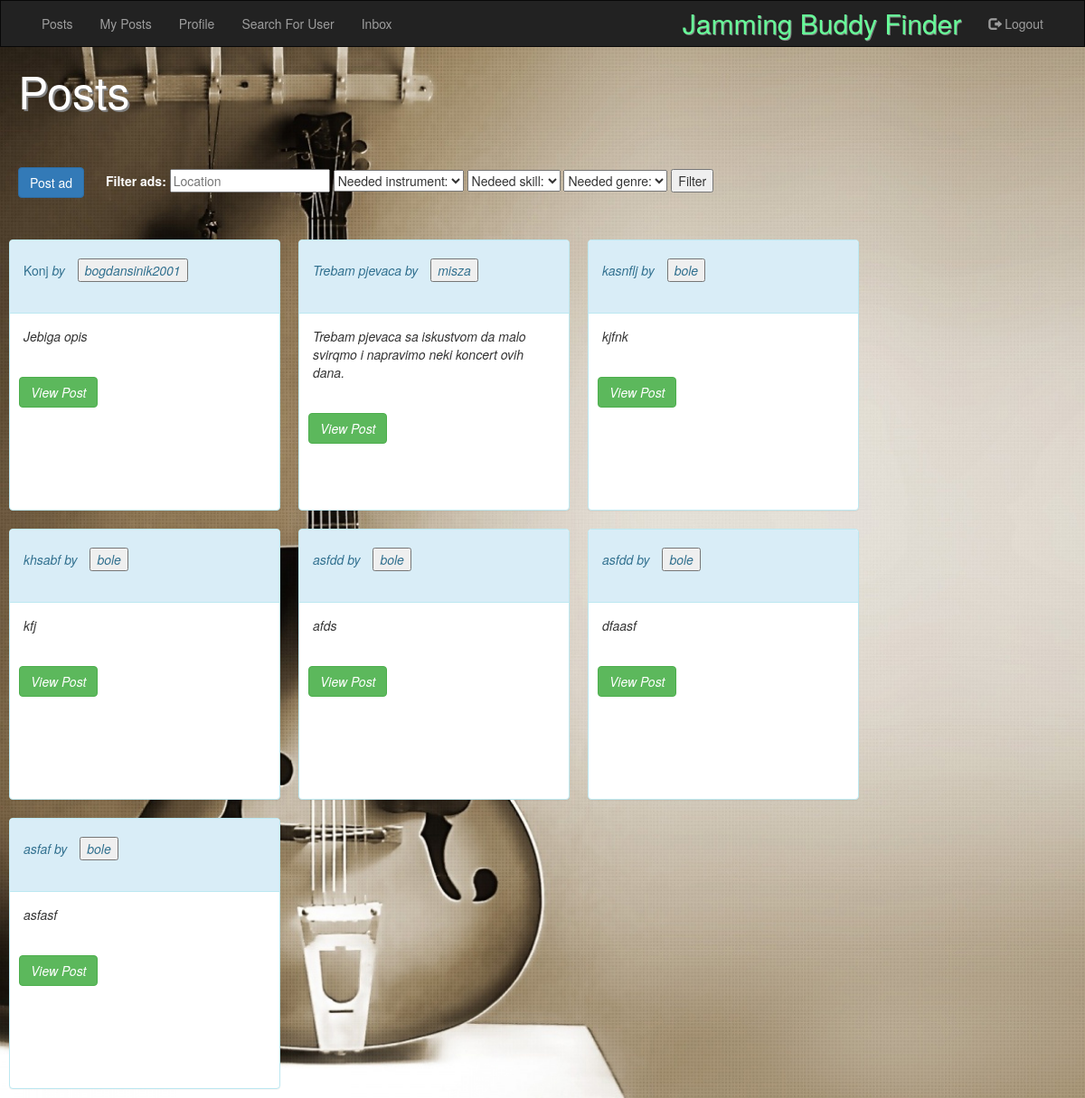
The app's page /filter_ads.php with its own data.
### tables this page shows
CREATE TABLE `Ad` (
  `id` int(11) NOT NULL,
  `title` varchar(40) NOT NULL,
  `owner_id` int(11) NOT NULL,
  `description` varchar(255) NOT NULL,
  `location` varchar(255) NOT NULL,
  `date` timestamp NOT NULL DEFAULT CURRENT_TIMESTAMP ON UPDATE CURRENT_TIMESTAMP,
  `instrument` enum('guitar','piano','drums','ukulele','voice') NOT NULL,
  `skill` enum('beginner','medium','advanced','pro') NOT NULL,
  `date_of_posting` timestamp NOT NULL DEFAULT CURRENT_TIMESTAMP,
  `genre` enum('rock','pop','folk','rap','country') NOT NULL
);

CREATE TABLE `User` (
  `id` int(11) NOT NULL,
  `name` varchar(40) NOT NULL,
  `surname` varchar(40) NOT NULL,
  `password` varchar(40) NOT NULL,
  `username` varchar(255) NOT NULL,
  `email` varchar(255) NOT NULL
);

### filter_ads.php (the view, shortened to what this page needs)
<?php
include "db_conn.php";
include_once "menu.php";
?>
<html>
    <body style=' background-image: url("wallpaper1.jpg"); background-repeat: no-repeat; /* Do not repeat the image */
  background-size: cover'>
        <h1 style = "margin: 20px; color: white; font-size: 50px; text-shadow: 2px 2px gray">Posts</h1>
    </body>
    <div style="display: inline-block; margin: 20px;">
    <a href="post_ad.php">
        <button class="btn btn-primary" style = "margin: 10px display: inline-block">Post ad</button>
    </a>
    <form action="filter_ads.php" method="post" name="filter" style="display: inline-block; margin: 20px">
        <label for="filter" style="color: white;">Filter ads: </label>
        <input type="text" name="location" placeholder="Location">
        <select class="formStyle" name="instrument">
        <option value="">Needed instrument:</option>
        </select>
        <select class="formStyle" name="skill">
      <option value="">Nedeed skill:</option>
    </select>
    <select class="formStyle" name="genre">
        <option value="">Needed genre:</option>
        </select>
        <input type="submit" value="Filter">
    </form>
</div>
</html>
<?php
$id = $_SESSION['id'];
    $query = "SELECT * FROM `Ad` ";
    $sql = $query;
    $data = $conn->query($sql);
    while($res = $data->fetch_assoc()){
        $title1 = $res['title'];
        $text1 = $res['description'];
        $ad_id =$res['id'];
        $owner_id = $res['owner_id'];
        $username =  $conn->query("SELECT username FROM `User` WHERE `id` = '$owner_id'")->fetch_assoc()['username'];
        if($owner_id == $id){
            echo "
            <div class='panel panel-success'>
            <div class='panel-heading'>
            <form action='user_profile.php' method='post'>
            <div>$title1 <i>by <input style = 'margin: 10px' type='submit'  value='$username'></div>
            </div>
                    <div class='panel-body'>
                        <p id='text'>$text1</p>
                        <input type='hidden' name='id' value='".$ad_id."'>
                        <input type='hidden' name='owner_id' value='".$owner_id."'>
                    </form>
                    </div>
                    <form action='one_ad.php' method='post'>
                        <input type='hidden' name='id' value='".$ad_id."'>
                        <input type='hidden' name='owner_id' value='".$owner_id."'>
                        <input style = 'margin: 10px' type='submit' class='btn btn-success' value='View Post'>
                    </form>
                    <form action='delete_ad.php' method='post'>
                    <input type='hidden' name='id' value='".$ad_id."'>
                    <input style = 'margin: 10px' class='btn btn-danger' type='submit' value='Delete'>
                    </form>
                </div>";
        }
        else{
            echo "
        <div class='panel panel-info'>
        <div class='panel-heading'>
        <form action='user_profile.php' method='post'>
        <div>$title1 <i>by <input style = 'margin: 10px' type='submit'  value='$username'></div>
        </div>
                <div class='panel-body'>
                    <p id='text'>$text1</p>
                    <input type='hidden' name='id' value='".$ad_id."'>
                    <input type='hidden' name='owner_id' value='".$owner_id."'>
                </form>
                </div>
                <form action='one_ad.php' method='post'>
                    <input type='hidden' name='id' value='".$ad_id."'>
                    <input type='hidden' name='owner_id' value='".$owner_id."'>
                    <input style = 'margin: 10px' type='submit' class='btn btn-success' value='View Post'>
                </form>
            </div>";
        }
    }
?>

### filter_ads.php (style rules this page uses)
.panel-info { width: 300px; height: 300px; word-wrap: break-word; float: left; margin: 10px; overflow: auto; }

### records on screen
ad: title "Konj", owner.username "bogdansinik2001", description "Jebiga opis"
ad: title "Trebam pjevaca", owner.username "misza", description "Trebam pjevaca sa iskustvom da malo svirqmo i napravimo neki koncert ovih dana."
ad: title "kasnflj", owner.username "bole", description "kjfnk"
ad: title "khsabf", owner.username "bole", description "kfj"
ad: title "asfdd", owner.username "bole", description "afds"
ad: title "asfdd", owner.username "bole", description "dfaasf"
ad: title "asfaf", owner.username "bole", description "asfasf"
